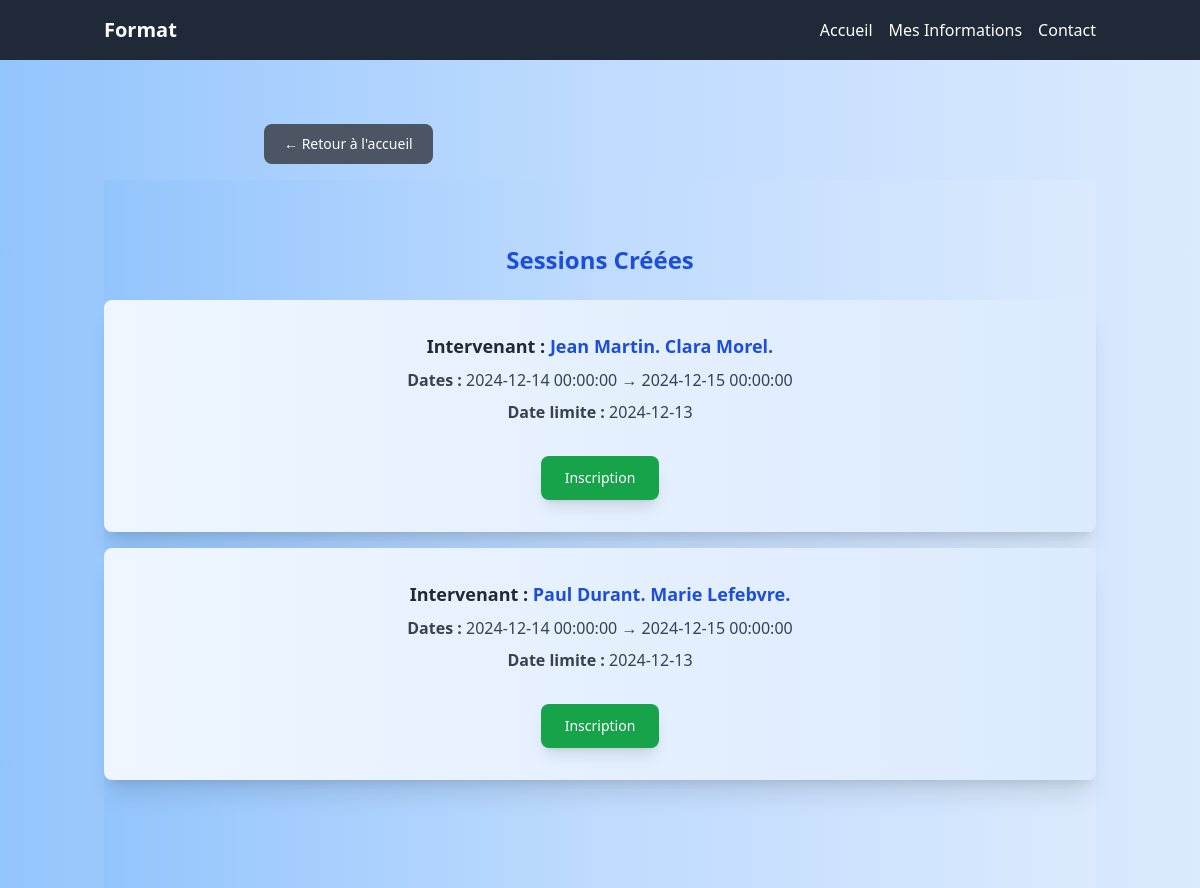
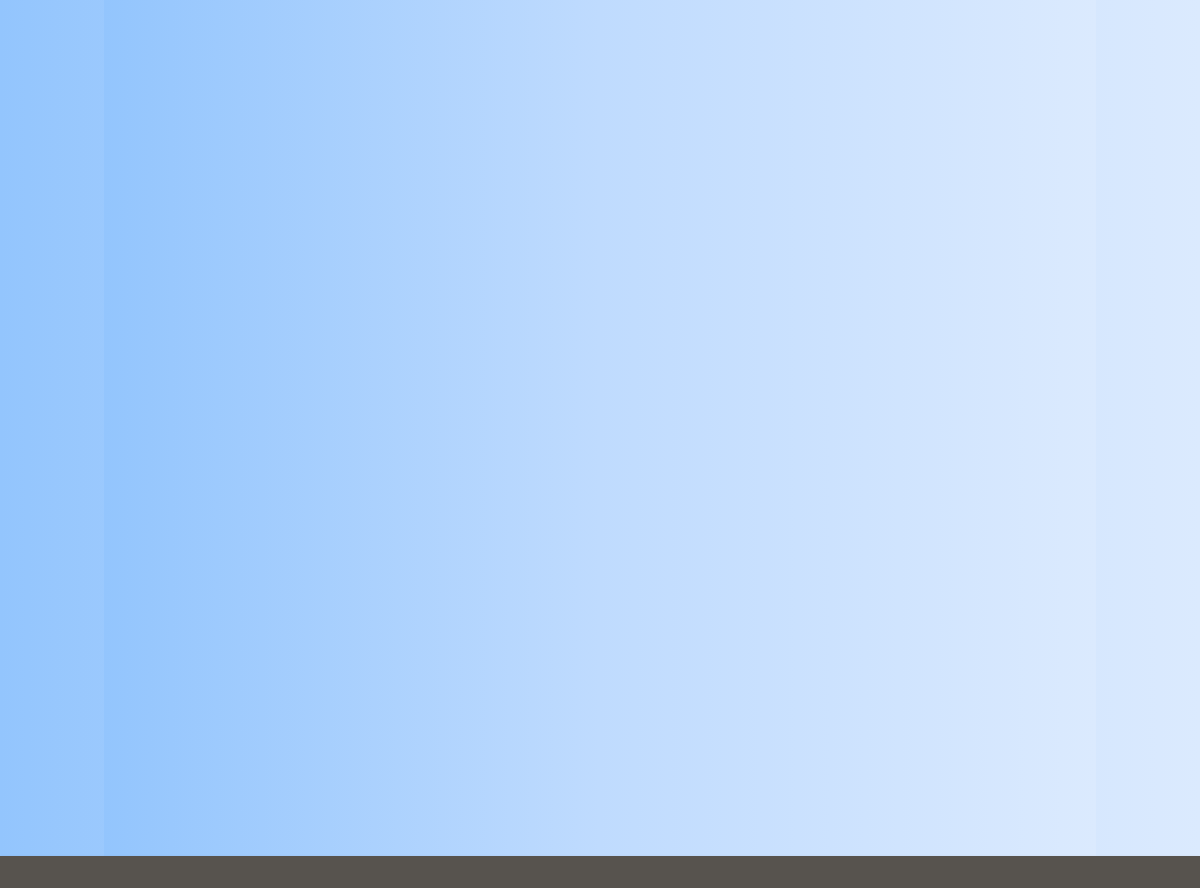
/inscriptionFormation.php?id=6, run on the app's committed database (2 pictures, top to bottom).
### tables this page shows
CREATE TABLE IF NOT EXISTS `sessions` (
  `id_sessions` int NOT NULL AUTO_INCREMENT,
  `id_formations` int NOT NULL,
  `datesD` datetime NOT NULL,
  `datesF` datetime NOT NULL,
  `date_limite_inscription` date DEFAULT NULL,
  `lieux` varchar(100) NOT NULL,
  PRIMARY KEY (`id_sessions`),
  KEY `sessions_fk_1` (`id_formations`)
);

CREATE TABLE IF NOT EXISTS `intervenants` (
  `id_intervenants` int NOT NULL AUTO_INCREMENT,
  `nom` varchar(50) NOT NULL,
  `id_domaine` int NOT NULL,
  PRIMARY KEY (`id_intervenants`)
);

### src/classe/Session.php (called while the page is built, shortened)
<?php
class Session
{
    private $pdo;
public function __construct($pdo) {
    $this->pdo=$pdo;
}
function getSession($id) {
    $query = "SELECT * FROM sessions WHERE id_formations = ?";
    $stmt = $this->pdo->prepare($query);
    $stmt->execute([$id]);
    $session = $stmt->fetchAll(PDO::FETCH_ASSOC);
    return $session;
}
}
?>

### src/classe/Intervenant.php (called while the page is built, shortened)
<?php
class Intervenant
{
    private $pdo;
public function __construct($pdo) {
    $this->pdo=$pdo;
}
function getIntervenantsNom($id_intervenants){
    $query = "Select nom from intervenants, interviens, sessions where interviens.id_intervenants = intervenants.id_intervenants and interviens.id_sessions = sessions.id_sessions and sessions.id_sessions = ?";
    $stmt = $this->pdo->prepare($query);
    $stmt->execute([$id_intervenants]);
    $intervenants = $stmt->fetchall(PDO::FETCH_ASSOC);
    return $intervenants;
}
}
?>

### src/inscriptionFormation.php (the view, shortened to what this page needs)
<?php
include 'include/header.php';
include 'classe/Session.php';
include 'classe/Intervenant.php';
if ($_SERVER['REQUEST_METHOD'] == 'GET'){
$id = $_GET["id"];
}
$intervenantClass = new Intervenant($connexion);
$session = new Session($connexion);
$sessions = $session->getSession($id);
?>
    <div class="min-h-screen bg-gradient-to-r from-blue-300 via-blue-200 to-blue-100 py-16">
  <div class="container mx-auto px-4">
    <div class="flex justify-between max-w-2xl mx-auto mb-4">
      <a href="index.php" class="text-white bg-gray-600 hover:bg-gray-700 font-medium rounded-lg text-sm px-5 py-2.5 transition duration-200">
        &larr; Retour à l'accueil
      </a>
    </div>
    <div class="min-h-screen bg-gradient-to-r from-blue-300 via-blue-200 to-blue-100 py-16">
      <h2 class="text-2xl font-bold text-center text-blue-700 mb-6">Sessions Créées</h2>
      <?php if (!empty($sessions)): ?>
        <ul class="space-y-4">
          <?php foreach ($sessions as $sess): ?>
            <?php
              $id_sessions = $sess['id_sessions'];
              $intervenantNameTable = $intervenantClass->getIntervenantsNom($id_sessions);
            ?>
            <li class="text-center bg-gradient-to-r from-blue-50 to-blue-100 shadow-xl rounded-lg p-8">
              <p class="text-lg font-semibold text-gray-800">
                <strong>Intervenant :</strong>
                <?php foreach ($intervenantNameTable as $intervenantName):
                  $intervenantN = $intervenantName['nom']; ?>
                  <span class="text-blue-700"> <?php echo htmlspecialchars($intervenantN) . '.'; ?></span>
                <?php endforeach; ?>
              </p>
              <p class="text-md text-gray-700 mt-2">
                <strong>Dates :</strong> <?php echo $sess['datesD']; ?> &rarr; <?php echo $sess['datesF']; ?></p>
              <p class="text-md text-gray-700 mt-2">
                <strong>Date limite :</strong> <?php echo $sess['date_limite_inscription']; ?></p>
              <div class="mt-8 flex justify-center gap-4">
                <a href="inscrire.php?id=<?php echo $id_sessions; ?>" class="text-white bg-green-600 hover:bg-green-700 font-medium rounded-lg text-sm px-6 py-3 transition duration-200 shadow-lg">
                  Inscription
                </a>
              </div>
            </li>
          <?php endforeach; ?>
        </ul>
      <?php else: ?>
        <p class="text-gray-500 text-center">Aucune session créée pour le moment.</p>
      <?php endif; ?>
    </div>
  </div>
</div>
<?php
include 'include/footer.php';
?>

### data on the page
sessions: datesD "2024-12-14 00:00:00", datesF "2024-12-15 00:00:00", date_limite_inscription "2024-12-13"
intervenants: nom "Jean Martin"
intervenants: nom "Clara Morel"
sessions: datesD "2024-12-14 00:00:00", datesF "2024-12-15 00:00:00", date_limite_inscription "2024-12-13"
intervenants: nom "Paul Durant"
intervenants: nom "Marie Lefebvre"
